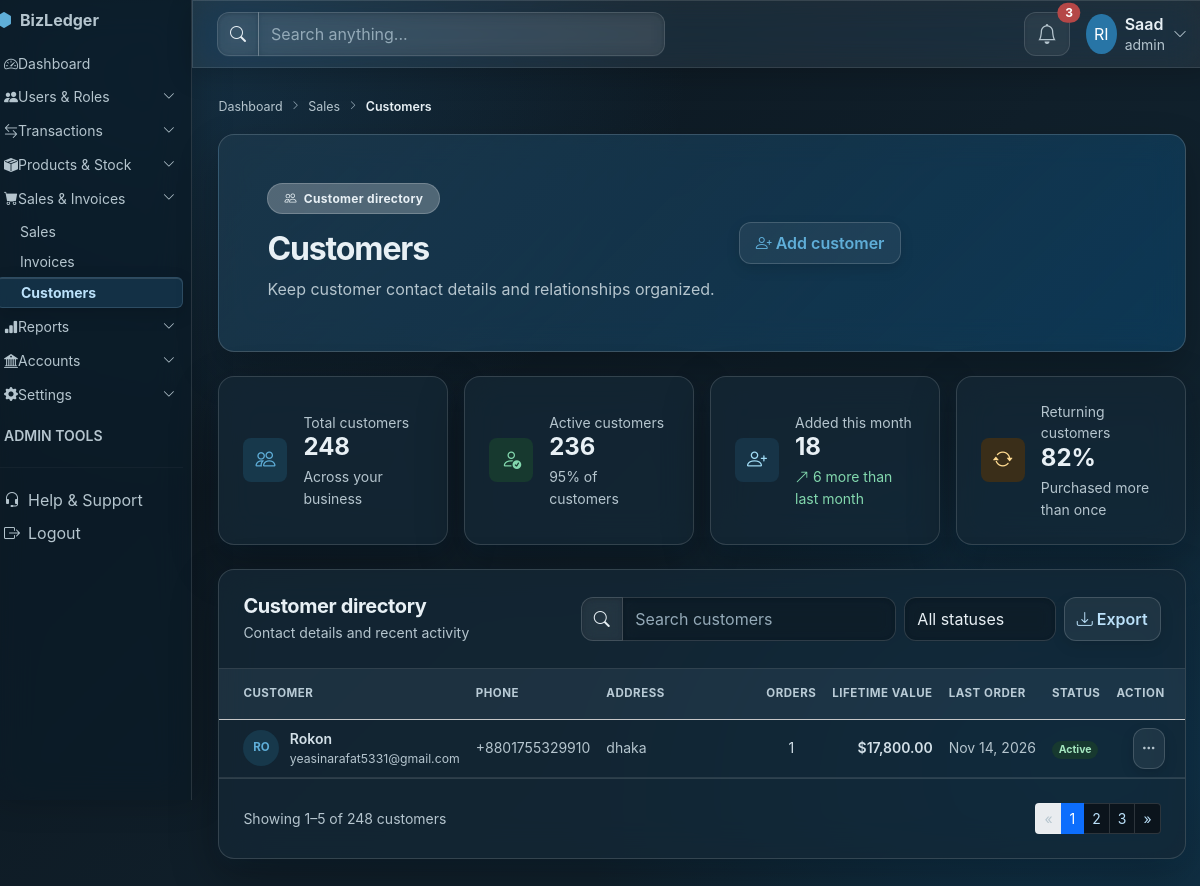
Screenshot of /admin/customers.php (signed in) with the database file from the repository.
### tables this page shows
CREATE TABLE `customers` (
  `customer_id` int UNSIGNED NOT NULL,
  `company_id` int UNSIGNED NOT NULL,
  `customer_name` varchar(150) NOT NULL,
  `phone` varchar(30) DEFAULT NULL,
  `email` varchar(150) DEFAULT NULL,
  `address` text,
  `status` tinyint NOT NULL DEFAULT '1',
  `created_at` timestamp NOT NULL DEFAULT CURRENT_TIMESTAMP,
  `updated_at` timestamp NOT NULL DEFAULT CURRENT_TIMESTAMP ON UPDATE CURRENT_TIMESTAMP
);

### admin/customers.php (the view, shortened to what this page needs)
<?php
include_once 'assets/db/bdconfig.php';
$company_id = (int) ($_SESSION['company_id'] ?? 1);
$customers = $conn -> query("SELECT c.*,
(SELECT COUNT(*) FROM sales s WHERE s.customer_id = c.customer_id) AS orders,
(SELECT COALESCE(SUM(s.total_amount), 0) FROM sales s WHERE s.customer_id = c.customer_id) AS lifetime_value,
(SELECT MAX(s.sale_date) FROM sales s WHERE s.customer_id = c.customer_id) AS last_order
FROM customers c WHERE c.company_id = '$company_id' ORDER BY c.customer_name ASC");
?>
<!DOCTYPE html>
<html lang="en">
<head>
    <link href="https://cdn.jsdelivr.net/npm/bootstrap@5.3.3/dist/css/bootstrap.min.css" rel="stylesheet">
    <link href="https://cdn.jsdelivr.net/npm/bootstrap-icons@1.11.3/font/bootstrap-icons.css" rel="stylesheet">
    <link href="assets/css/dashboard-shared.css" rel="stylesheet">
    <link href="assets/css/inventory.css" rel="stylesheet">
    <link href="assets/css/sales-invoices.css" rel="stylesheet">
    <link href="assets/css/glassmorphism.css" rel="stylesheet">
</head>
<body class="bg-body-tertiary dashboard-page inventory-page commerce-page">
    <div class="container-fluid px-0">
        <div class="row min-vh-100">
            <div class="col-lg-3 col-xl-2 p-0 bg-dark">
                <?php include 'include/adminsidebar.php'; ?>
            </div>
            <main class="col-12 col-lg-9 col-xl-10 p-0">
                <?php include 'include/adminheadbar.php'; ?>
                <div class="p-3 p-md-4 p-xl-5">
                    <nav class="inventory-breadcrumb mb-3" aria-label="Breadcrumb">
                        <a href="dashboard_admin.php" class="text-decoration-none">Dashboard</a>
                        <i class="bi bi-chevron-right mx-2" aria-hidden="true"></i>
                        <a href="sales.php" class="text-decoration-none">Sales</a>
                        <i class="bi bi-chevron-right mx-2" aria-hidden="true"></i>
                        <span aria-current="page">Customers</span>
                    </nav>
                    <section class="inventory-hero commerce-hero customer-hero rounded-4 shadow-sm text-white p-4 p-lg-5 mb-4">
                        <div class="d-flex flex-column flex-md-row justify-content-between align-items-md-center gap-4">
                            <div>
                                <span class="badge rounded-pill bg-white bg-opacity-25 text-white px-3 py-2 mb-3"><i class="bi bi-people me-1" aria-hidden="true"></i> Customer directory</span>
                                <h1 class="h2 fw-bold mb-2">Customers</h1>
                                <p class="mb-0 text-white-50">Keep customer contact details and relationships organized.</p>
                            </div>
                            <button class="btn btn-light text-primary fw-semibold px-3 py-2 text-nowrap" type="button" data-bs-toggle="modal" data-bs-target="#addCustomerModal">
                                <i class="bi bi-person-plus me-1" aria-hidden="true"></i>Add customer
                            </button>
                        </div>
                    </section>
                    <section class="row g-3 mb-4" aria-label="Customer summary">
                        <div class="col-12 col-sm-6 col-xl-3">
                            <article class="card inventory-stat rounded-4 h-100"><div class="card-body d-flex align-items-center gap-3 p-4"><span class="inventory-stat-icon rounded-3 bg-primary-subtle text-primary"><i class="bi bi-people" aria-hidden="true"></i></span><div><div class="small text-secondary">Total customers</div><div class="h4 fw-bold mb-0">248</div><div class="small text-secondary mt-1">Across your business</div></div></div></article>
                        </div>
                        <div class="col-12 col-sm-6 col-xl-3">
                            <article class="card inventory-stat rounded-4 h-100"><div class="card-body d-flex align-items-center gap-3 p-4"><span class="inventory-stat-icon rounded-3 bg-success-subtle text-success"><i class="bi bi-person-check" aria-hidden="true"></i></span><div><div class="small text-secondary">Active customers</div><div class="h4 fw-bold mb-0">236</div><div class="small text-secondary mt-1">95% of customers</div></div></div></article>
                        </div>
                        <div class="col-12 col-sm-6 col-xl-3">
                            <article class="card inventory-stat rounded-4 h-100"><div class="card-body d-flex align-items-center gap-3 p-4"><span class="inventory-stat-icon rounded-3 bg-info-subtle text-info-emphasis"><i class="bi bi-person-plus" aria-hidden="true"></i></span><div><div class="small text-secondary">Added this month</div><div class="h4 fw-bold mb-0">18</div><div class="small text-success mt-1"><i class="bi bi-arrow-up-right" aria-hidden="true"></i> 6 more than last month</div></div></div></article>
                        </div>
                        <div class="col-12 col-sm-6 col-xl-3">
                            <article class="card inventory-stat rounded-4 h-100"><div class="card-body d-flex align-items-center gap-3 p-4"><span class="inventory-stat-icon rounded-3 bg-warning-subtle text-warning-emphasis"><i class="bi bi-arrow-repeat" aria-hidden="true"></i></span><div><div class="small text-secondary">Returning customers</div><div class="h4 fw-bold mb-0">82%</div><div class="small text-secondary mt-1">Purchased more than once</div></div></div></article>
                        </div>
                    </section>
                    <section class="card inventory-panel rounded-4 overflow-hidden" aria-labelledby="customer-list-title">
                        <div class="d-flex flex-column flex-xl-row justify-content-between align-items-xl-center gap-3 p-3 p-md-4 border-bottom">
                            <div><h2 class="h5 fw-bold mb-1" id="customer-list-title">Customer directory</h2><p class="small text-secondary mb-0">Contact details and recent activity</p></div>
                            <div class="d-flex flex-column flex-sm-row gap-2 inventory-filters">
                                <label class="input-group"><span class="input-group-text bg-white"><i class="bi bi-search" aria-hidden="true"></i></span><input class="form-control" type="search" placeholder="Search customers" aria-label="Search customers"></label>
                                <select class="form-select" aria-label="Filter customers by status"><option selected>All statuses</option><option>Active</option><option>Inactive</option></select>
                                <button class="btn btn-outline-secondary text-nowrap" type="button"><i class="bi bi-download me-1" aria-hidden="true"></i>Export</button>
                            </div>
                        </div>
                        <div class="table-responsive">
                            <table class="table table-hover align-middle inventory-table commerce-table customer-table mb-0">
                                <thead class="table-light">
                                    <tr>
                                        <th scope="col" class="ps-4 py-3">Customer</th>
                                        <th scope="col" class="py-3">Phone</th>
                                        <th scope="col" class="py-3">Address</th>
                                        <th scope="col" class="py-3 text-center">Orders</th>
                                        <th scope="col" class="py-3 text-end">Lifetime value</th>
                                        <th scope="col" class="py-3">Last order</th>
                                        <th scope="col" class="py-3">Status</th>
                                        <th scope="col" class="pe-4 py-3 text-end">Action</th>
                                    </tr>
                                </thead>
                                <tbody>
                                    <?php while($row = $customers -> fetch_assoc()){ ?>
                                    <tr>
                                        <td class="ps-4"><div class="customer-cell"><span class="customer-avatar bg-primary-subtle text-primary"><?= htmlspecialchars(strtoupper(substr($row['customer_name'], 0, 2))) ?></span><div><div class="fw-semibold"><?= htmlspecialchars($row['customer_name']) ?></div><div class="small text-secondary"><?= htmlspecialchars($row['email'] ?? '') ?></div></div></div></td>
                                        <td class="text-secondary text-nowrap"><?= htmlspecialchars($row['phone'] ?? '') ?></td>
                                        <td class="text-secondary customer-address"><?= htmlspecialchars($row['address'] ?? '') ?></td>
                                        <td class="text-center"><?= $row['orders'] ?></td>
                                        <td class="text-end fw-semibold">$<?= number_format($row['lifetime_value'], 2) ?></td>
                                        <td class="text-secondary text-nowrap"><?= $row['last_order'] ? date('M d, Y', strtotime($row['last_order'])) : '-' ?></td>
                                        <td>
                                            <?php if($row['status'] == 1){ ?>
                                                <span class="badge rounded-pill bg-success-subtle text-success-emphasis">Active</span>
                                            <?php } else { ?>
                                                <span class="badge rounded-pill bg-secondary-subtle text-secondary-emphasis">Inactive</span>
                                            <?php } ?>
                                        </td>
                                        <td class="pe-4 text-end"><button class="btn btn-sm btn-light text-secondary" type="button" aria-label="More actions"><i class="bi bi-three-dots" aria-hidden="true"></i></button></td>
                                    </tr>
                                    <?php } ?>
                                </tbody>
                            </table>
                        </div>
                        <div class="d-flex flex-column flex-sm-row justify-content-between align-items-center gap-3 p-3 p-md-4 border-top">
                            <span class="small text-secondary">Showing 1–5 of 248 customers</span>
                            <nav aria-label="Customer pages"><ul class="pagination pagination-sm mb-0"><li class="page-item disabled"><a class="page-link" href="#" aria-label="Previous page"><span aria-hidden="true">&laquo;</span></a></li><li class="page-item active" aria-current="page"><a class="page-link" href="#">1</a></li><li class="page-item"><a class="page-link" href="#">2</a></li><li class="page-item"><a class="page-link" href="#">3</a></li><li class="page-item"><a class="page-link" href="#" aria-label="Next page"><span aria-hidden="true">&raquo;</span></a></li></ul></nav>
                        </div>
                    </section>
                </div>
            </main>
        </div>
    </div>
</body>
</html>

### admin/assets/css/dashboard-shared.css (style rules this page uses)
:root { --dashboard-ink: #17233c; --dashboard-muted: #68758b; }
body.dashboard-page { color: var(--dashboard-ink); background: #f5f7fb; }

### admin/assets/css/inventory.css (style rules this page uses)
.inventory-page { --inventory-ink: #17233c; --inventory-muted: #68758b; --inventory-border: #e6ebf3; color: var(--inventory-ink); background: radial-gradient(ellipse at 92% 10%, rgba(49, 89, 201, .045), transparent 28rem), #f5f7fb; }
.inventory-page main > .p-3 { padding-top: 1.5rem !important; }
.inventory-breadcrumb { display: flex; align-items: center; min-height: 1.5rem; color: #8a95a8; font-size: .78rem; }
.inventory-breadcrumb a { color: #68758b; }
.inventory-breadcrumb i { font-size: .6rem; }
.inventory-breadcrumb [aria-current="page"] { color: #34425b; font-weight: 600; }
.inventory-hero { position: relative; overflow: hidden; min-height: 13rem; display: flex; align-items: center; border: 1px solid rgba(255, 255, 255, .16); background: radial-gradient(circle at 88% 18%, rgba(255, 255, 255, .18), transparent 25%), linear-gradient(120deg, #173b8f, #3159c9 62%, #4777df); box-shadow: 0 .75rem 2rem rgba(35, 67, 151, .16) !important; }
.inventory-hero h1 { letter-spacing: -.035em; }
.inventory-hero p { max-width: 34rem; line-height: 1.65; }
.inventory-hero .badge { border: 1px solid rgba(255, 255, 255, .2); letter-spacing: .025em; }
.inventory-hero .btn { border: 0; box-shadow: 0 .35rem 1rem rgba(15, 35, 83, .12); transition: transform .18s ease, box-shadow .18s ease; }
.inventory-stat, .inventory-panel { border: 1px solid var(--inventory-border); box-shadow: 0 .25rem .75rem rgba(23, 35, 60, .035); }
.inventory-stat-icon { display: inline-flex; width: 2.75rem; height: 2.75rem; align-items: center; justify-content: center; flex: 0 0 auto; font-size: 1.25rem; }
.inventory-panel { border-radius: 1rem !important; }
.inventory-filters { width: 100%; }
.inventory-filters .input-group { flex: 1 1 15rem; min-width: 12rem; }
.inventory-filters .form-select { flex: 0 0 auto; width: auto; min-width: 9.5rem; }
.inventory-filters .form-control, .inventory-filters .form-select, .inventory-filters .input-group-text { border-color: #dfe5ef; }
.inventory-table thead th { color: #68758b; font-size: .72rem; font-weight: 700; letter-spacing: .045em; text-transform: uppercase; white-space: nowrap; }
.inventory-table td { color: #34425b; font-size: .875rem; }
@media (min-width: 1200px) { .inventory-filters { width: auto; } }

### admin/assets/css/sales-invoices.css (style rules this page uses)
.commerce-page { color: #17233c; }
.commerce-hero { background: radial-gradient(circle at 88% 18%, rgba(255, 255, 255, .18), transparent 25%), linear-gradient(120deg, #173b8f, #3159c9 62%, #4777df); }
.customer-hero { background: radial-gradient(circle at 88% 18%, rgba(255, 255, 255, .18), transparent 25%), linear-gradient(120deg, #126454, #188976 58%, #35a88a); }
.commerce-table thead th { white-space: nowrap; }
.commerce-table td { white-space: nowrap; }
.customer-cell { display: inline-flex; align-items: center; gap: .65rem; }
.customer-address { min-width: 10rem; }
.customer-avatar { display: inline-flex; width: 2.25rem; height: 2.25rem; align-items: center; justify-content: center; flex: 0 0 auto; border-radius: 50%; font-size: .72rem; font-weight: 700; }

### rows the page displays
customers: customer_name "RO", customer_name "Rokon", email "yeasinarafat5331@gmail.com", phone "+8801755329910", address "dhaka", orders "1", lifetime_value "17,800.00", last_order "Nov 14, 2026", status "Active"

### other values shown
$_SESSION['name'] "Saad"
$_SESSION['role'] "admin"
